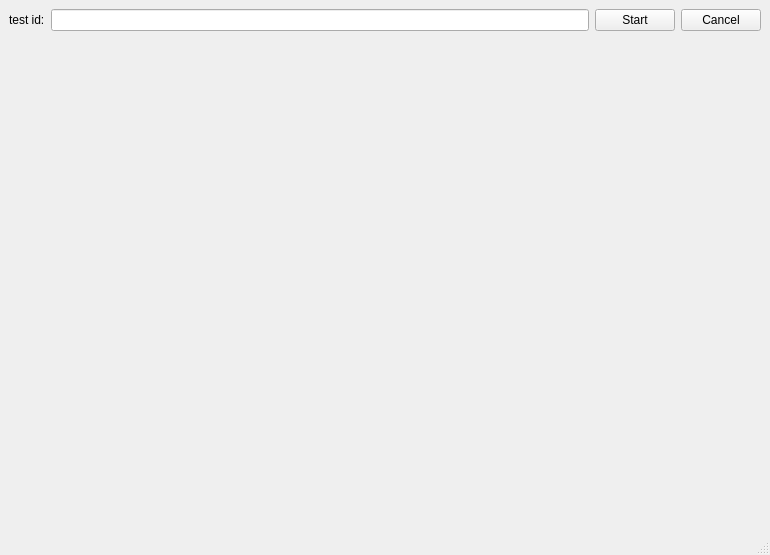
<?xml version="1.0" encoding="UTF-8"?>
<ui version="4.0">
 <class>MainWindow</class>
 <widget class="QMainWindow" name="MainWindow">
  <property name="geometry">
   <rect>
    <x>0</x>
    <y>0</y>
    <width>770</width>
    <height>555</height>
   </rect>
  </property>
  <property name="windowTitle">
   <string>MainWindow</string>
  </property>
  <widget class="QWidget" name="centralwidget">
   <layout class="QGridLayout" name="gridLayout">
    <item row="0" column="3">
     <widget class="QPushButton" name="cancel">
      <property name="text">
       <string>Cancel</string>
      </property>
     </widget>
    </item>
    <item row="0" column="0">
     <widget class="QLabel" name="label">
      <property name="text">
       <string>test id:</string>
      </property>
     </widget>
    </item>
    <item row="0" column="2">
     <widget class="QPushButton" name="start">
      <property name="text">
       <string>Start</string>
      </property>
     </widget>
    </item>
    <item row="0" column="1">
     <widget class="QLineEdit" name="lineEdit"/>
    </item>
    <item row="1" column="0" colspan="4">
     <widget class="QWidget" name="contentWidget" native="true">
      <layout class="QVBoxLayout" name="contentLayout"/>
     </widget>
    </item>
   </layout>
  </widget>
  <widget class="QMenuBar" name="menubar">
   <property name="geometry">
    <rect>
     <x>0</x>
     <y>0</y>
     <width>770</width>
     <height>22</height>
    </rect>
   </property>
  </widget>
  <widget class="QStatusBar" name="statusbar"/>
 </widget>
 <tabstops>
  <tabstop>lineEdit</tabstop>
  <tabstop>start</tabstop>
  <tabstop>cancel</tabstop>
 </tabstops>
 <resources/>
 <connections>
  <connection>
   <sender>start</sender>
   <signal>clicked()</signal>
   <receiver>MainWindow</receiver>
   <slot>start()</slot>
   <hints>
    <hint type="sourcelabel">
     <x>276</x>
     <y>37</y>
    </hint>
    <hint type="destinationlabel">
     <x>399</x>
     <y>299</y>
    </hint>
   </hints>
  </connection>
  <connection>
   <sender>cancel</sender>
   <signal>clicked()</signal>
   <receiver>MainWindow</receiver>
   <slot>cancel()</slot>
   <hints>
    <hint type="sourcelabel">
     <x>386</x>
     <y>37</y>
    </hint>
    <hint type="destinationlabel">
     <x>399</x>
     <y>299</y>
    </hint>
   </hints>
  </connection>
 </connections>
 <slots>
  <slot>start()</slot>
  <slot>cancel()</slot>
 </slots>
</ui>
